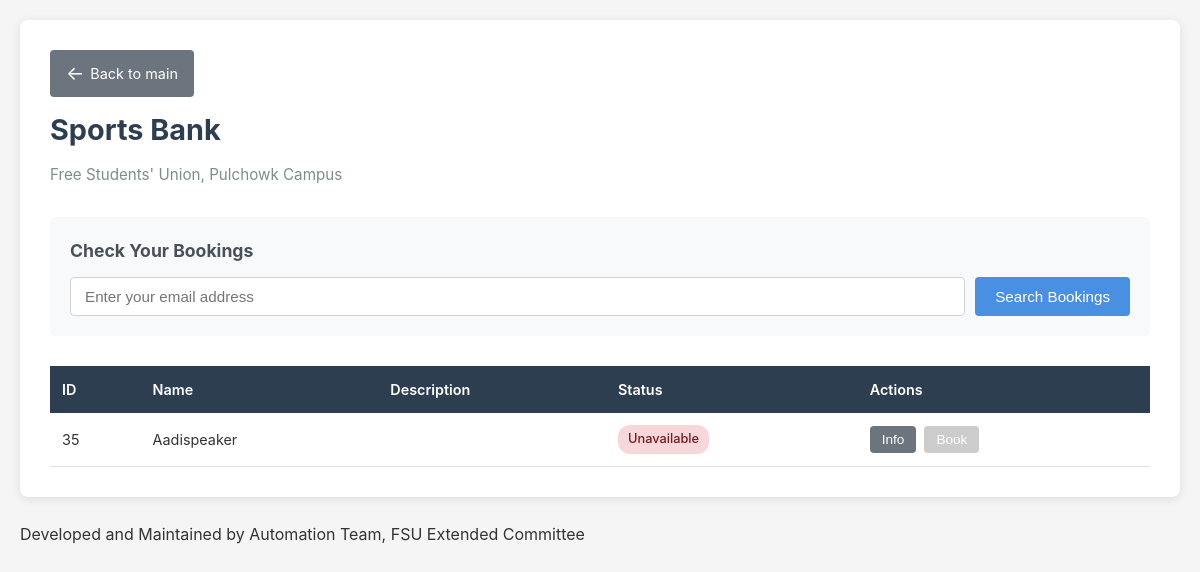
/library/sports-bank, run on an earlier commit of the app's database.
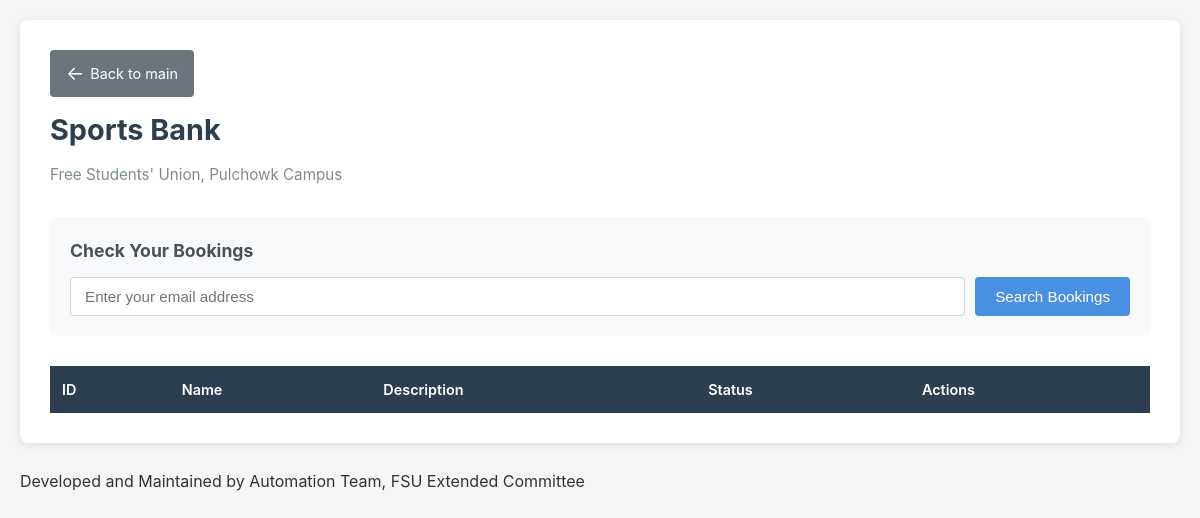
And on a later commit of the database.
### models.py (models this page shows)
class Item(Base):
    __tablename__ = "items"
    id = Column(Integer, primary_key=True)
    name = Column(String, nullable=False)
    description = Column(String)
    image_path = Column(String, nullable=True)
    available = Column(Boolean, default=True)
    hold_time = Column(Integer, default=3)  # Max-days before return must be done
    occupy_time = Column(Integer, default=15) # Max-days after booking item must be taken
    catagory = Column(Integer,default = 0)
    bookings = relationship("Booking", back_populates="item")

### app.py (the view)
@app.route("/library/sports-bank/")
@app.route("/library/sports-bank")
def home1():
    db = get_db()
    items = get_all_items_with_id(db,2)
    db.close()
    return render_template("index.html", items=items,name="Sports Bank")

### app.py (called while the page is built)
def get_db():
    return SessionLocal()

### models.py (called while the page is built)
def get_all_items_with_id(db,n):
    return db.query(Item).filter(Item.catagory == n).all()

### templates/index.html (shortened to what this page needs)
<!DOCTYPE html>
<html lang="en">
<head>
</head>
<body>
    <div class="container">
        <div class="header">
            <a href="/library" class="back-btn">Back to main</a>
        </div>
        <h1>{{name}}</h1>
        <p class="subtitle">Free Students' Union, Pulchowk Campus</p>
        <div class="search-section">
            <h2>Check Your Bookings</h2>
            <form action="/library/user-bookings" method="post" class="search-form">
                <input type="email" name="email" placeholder="Enter your email address" required>
                <button type="submit" class="btn">Search Bookings</button>
            </form>
        </div>
        <div class="table-wrapper">
            <table>
                <thead>
                    <tr>
                        <th>ID</th>
                        <th>Name</th>
                        <th>Description</th>
                        <th>Status</th>
                        <th>Actions</th>
                    </tr>
                </thead>
                <tbody>
                    {% for item in items %}
                        <tr>
                            <td>{{ item.id }}</td>
                            <td>{{ item.name }}</td>
                            <td>{{ item.description }}</td>
                            <td>
                                {% if item.available > 0 %}
                                    <span class="status-badge status-available">Available ({{ item.available }})</span>
                                {% else %}
                                    <span class="status-badge status-unavailable">Unavailable</span>
                                {% endif %}
                            </td>
                            <td>
                                <div class="action-buttons">
                                    <button onclick="showInfo({{ item.id }})" class="btn btn-info">Info</button>
                                    <button onclick="bookItem({{ item.id }})" class="btn btn-book" {% if item.available < 1 %}disabled{% endif %}>Book</button>
                                </div>
                            </td>
                        </tr>
                    {% endfor %}
                </tbody>
            </table>
        </div>
    </div>
</body>
<br>
<p >Developed and Maintained by Automation Team, FSU Extended Committee</p>
</html>

### templates/index.html (style rules this page uses)
* { margin: 0; padding: 0; box-sizing: border-box; }
body { font-family: -apple-system, BlinkMacSystemFont, 'Segoe UI', Roboto, Oxygen, Ubuntu, Cantarell, sans-serif; background: #f5f5f5; color: #333; line-height: 1.6; padding: 20px; }
.container { max-width: 1200px; margin: 0 auto; background: white; padding: 30px; border-radius: 8px; box-shadow: 0 2px 10px rgba(0,0,0,0.1); }
h1 { color: #2c3e50; margin-bottom: 10px; font-size: 1.8rem; }
.header { display: flex; align-items: center; gap: 15px; margin-bottom: 10px; }
.back-btn { display: inline-flex; align-items: center; gap: 6px; padding: 8px 16px; background: #6c757d; color: white; text-decoration: none; border-radius: 4px; font-size: 0.9rem; transition: background 0.2s; }
.back-btn::before { content: '←'; font-size: 1.2rem; }
h1 { color: #2c3e50; font-size: 1.8rem; flex: 1; }
.subtitle { color: #7f8c8d; margin-bottom: 30px; font-size: 0.95rem; }
.search-section { background: #f8f9fa; padding: 20px; border-radius: 6px; margin-bottom: 30px; }
.search-section h2 { font-size: 1.1rem; margin-bottom: 12px; color: #495057; }
.search-form { display: flex; gap: 10px; flex-wrap: wrap; }
.search-form input { flex: 1; min-width: 200px; padding: 10px 14px; border: 1px solid #ced4da; border-radius: 4px; font-size: 0.95rem; }
.btn { padding: 10px 20px; background: #4a90e2; color: white; border: none; border-radius: 4px; cursor: pointer; font-size: 0.95rem; font-weight: 500; transition: background 0.2s; }
.table-wrapper { overflow-x: auto; margin-top: 20px; }
table { width: 100%; border-collapse: collapse; font-size: 0.9rem; }
th { background: #2c3e50; color: white; padding: 12px; text-align: left; font-weight: 600; }

What changed in the data, as far as the page shows it:
removed Item: id "35", name "Aadispeaker", available "Unavailable"
